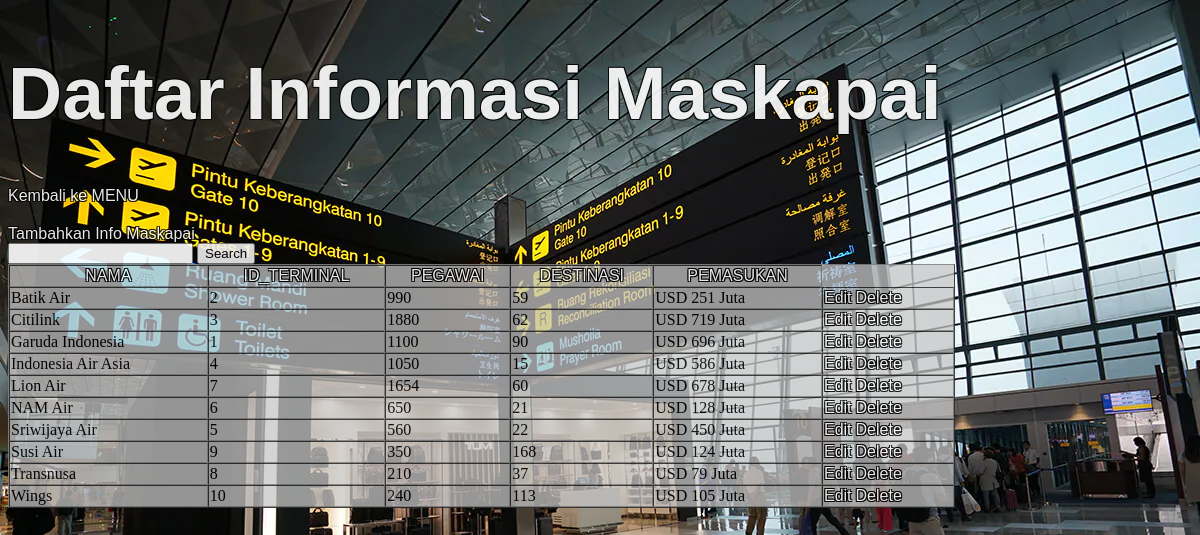
Page /maskapai.php?orderby=NAMA&pos=ASC on the committed database.
### tables this page shows
CREATE TABLE `maskapai` (
  `NAMA` varchar(50) NOT NULL,
  `ID_TERMINAL` int(50) NOT NULL,
  `DESTINASI` int(50) NOT NULL,
  `PEGAWAI` int(50) NOT NULL,
  `PEMASUKAN` varchar(50) NOT NULL
);

### maskapai.php (the view, shortened to what this page needs)
<?php
include_once ("config.php");
if(isset($_GET['search'])){
    $search = $_GET['search'];
    $search = strtolower($search);
}else $search = '';
if(isset($_GET['orderby']) and isset($_GET['pos'])){
    $orderby = $_GET['orderby'];
    $pos = $_GET['pos'];
    $result = mysqli_query($mysqli, "SELECT * FROM maskapai ORDER BY $orderby $pos");
}else{
    $pos = '';
    $orderby = '';
    $result = mysqli_query($mysqli, "SELECT * FROM maskapai");
}
?>
<!DOCTYPE html>
<html>
    <head>
        <link rel="stylesheet" href="style.css">
</head>
<body>
    <h1>Daftar Informasi Maskapai</h1>
<a href="index.php">Kembali ke MENU</a>
<a href="addMaskapai.php">Tambahkan Info Maskapai</a>
    <form action="maskapai.php" method="get">
        <input type="text" name="search">
        <input type="submit" value="Search">
    </form>
    <table width='80%' border=1 cellpanding='10' cellspacing='0'>
<tr>
    <th><?php
        if($pos=='ASC' and $orderby=='NAMA') {
            echo '<a href="maskapai.php?orderby=NAMA&pos=DESC">NAMA</a>';
        }else {
            echo '<a href="maskapai.php?orderby=NAMA&pos=ASC">NAMA</a>';
        }
        ?></th>
    <th><?php
        if($pos=='ASC' and $orderby=='ID_TERMINAL') {
            echo '<a href="maskapai.php?orderby=ID_TERMINAL&pos=DESC">ID_TERMINAL</a>';
        }else {
            echo '<a href="maskapai.php?orderby=ID_TERMINAL&pos=ASC">ID_TERMINAL</a>';
        }
        ?></th>
    <th><?php
        if($pos=='ASC' and $orderby=='PEGAWAI') {
            echo '<a href="maskapai.php?orderby=PEGAWAI&pos=DESC">PEGAWAI</a>';
        }else {
            echo '<a href="maskapai.php?orderby=PEGAWAI&pos=ASC">PEGAWAI</a>';
        }
        ?></th>
    <th><?php
        if($pos=='ASC' and $orderby=='DESTINASI') {
            echo '<a href="maskapai.php?orderby=DESTINASI&pos=DESC">DESTINASI</a>';
        }else {
            echo '<a href="maskapai.php?orderby=DESTINASI&pos=ASC">DESTINASI</a>';
        }
        ?></th>
    <th><?php
        if($pos=='ASC' and $orderby=='PEMASUKAN') {
            echo '<a href="maskapai.php?orderby=PEMASUKAN&pos=DESC">PEMASUKAN</a>';
        }else {
            echo '<a href="maskapai.php?orderby=PEMASUKAN&pos=ASC">PEMASUKAN</a>';
        }
        ?></th>
</tr>
<?php
while ($item = mysqli_fetch_array($result)) {
    if($search == ''){
        echo "<tr>";
    echo "<td>".$item ['NAMA']."</td>";
    echo "<td>".$item ['ID_TERMINAL']."</td>";
    echo "<td>".$item ['PEGAWAI']."</td>";
    echo "<td>".$item ['DESTINASI']."</td>";
    echo "<td>".$item ['PEMASUKAN']."</td>";
    echo "<td><a href='editMaskapai.php?edit=".$item['NAMA']."'>Edit</a>
        <a href='deleteMaskapai.php?del=".$item['NAMA']."'>Delete</a>
        </td></tr>";
    }
    }
    ?>
</table>
</body>
</html>

### style.css (style rules this page uses)
html { background: url(img/loginBackground.webp) no-repeat center center fixed; -webkit-background-size: cover; -moz-background-size: cover; -o-background-size: cover; background-size: cover; opacity: 0.9; }
h1 { font-size: 75px; font-family: 'Franklin Gothic Medium', 'Arial Narrow', Arial, sans-serif; font-weight: bold; color: white; text-shadow: -1px -1px 0 #000, 1px -1px 0 #000, -1px 1px 0 #000, 1px 1px 0 #000; }
a { color:white; text-decoration: none; font-family: 'Franklin Gothic Medium', 'Arial Narrow', Arial, sans-serif; font-weight:normal; text-shadow: -1px -1px 0 #000, 1px -1px 0 #000, -1px 1px 0 #000, 1px 1px 0 #000; }
table { background-color: rgba(197, 198, 199, 0.829); }

### rows in the picture
maskapai: NAMA "Batik Air", ID_TERMINAL "2", PEGAWAI "990", DESTINASI "59", PEMASUKAN "USD 251 Juta"
maskapai: NAMA "Citilink", ID_TERMINAL "3", PEGAWAI "1880", DESTINASI "62", PEMASUKAN "USD 719 Juta"
maskapai: NAMA "Garuda Indonesia", ID_TERMINAL "1", PEGAWAI "1100", DESTINASI "90", PEMASUKAN "USD 696 Juta"
maskapai: NAMA "Indonesia Air Asia", ID_TERMINAL "4", PEGAWAI "1050", DESTINASI "15", PEMASUKAN "USD 586 Juta"
maskapai: NAMA "Lion Air", ID_TERMINAL "7", PEGAWAI "1654", DESTINASI "60", PEMASUKAN "USD 678 Juta"
maskapai: NAMA "NAM Air", ID_TERMINAL "6", PEGAWAI "650", DESTINASI "21", PEMASUKAN "USD 128 Juta"
maskapai: NAMA "Sriwijaya Air", ID_TERMINAL "5", PEGAWAI "560", DESTINASI "22", PEMASUKAN "USD 450 Juta"
maskapai: NAMA "Susi Air", ID_TERMINAL "9", PEGAWAI "350", DESTINASI "168", PEMASUKAN "USD 124 Juta"
maskapai: NAMA "Transnusa", ID_TERMINAL "8", PEGAWAI "210", DESTINASI "37", PEMASUKAN "USD 79 Juta"
maskapai: NAMA "Wings", ID_TERMINAL "10", PEGAWAI "240", DESTINASI "113", PEMASUKAN "USD 105 Juta"
